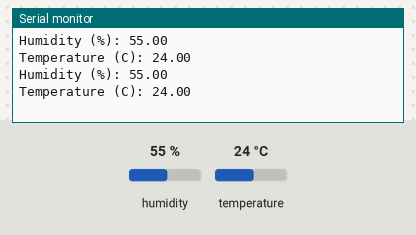
Recording of a sketch running on a simulated Arduino Uno, built with avr-gcc and run on an emulated ATmega328P. On the bench: the last lines printed to the serial monitor. The test bench sets the inputs (shaded band); at power-on: humidity 55 %, temperature 24 °C.

Above: at 4.8 s.
4.9 s: humidity set to 22 %
At 7.5 s:
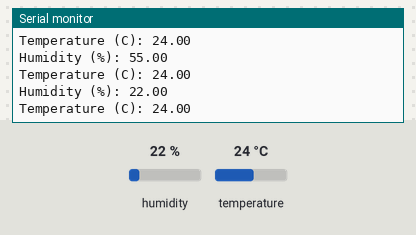
7.9 s: temperature set to 12 °C
At 9.2 s:
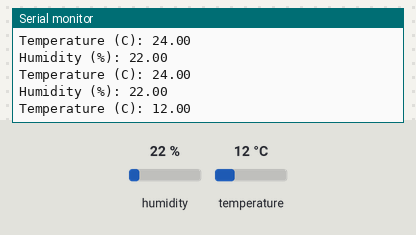
10.9 s: humidity set to 40 %
At 12.7 s:
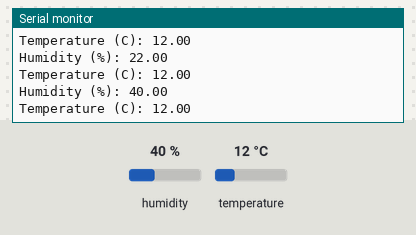
Timing chart, 0 to 14.2 s (numbered marks = the images above; inputs shaded):
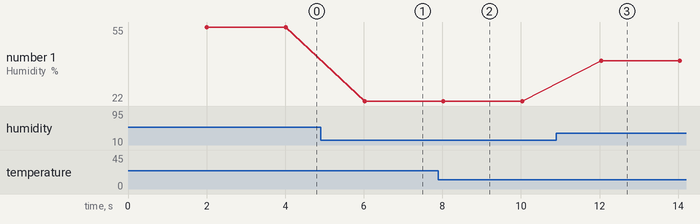

Measured:
- after the input at 4.9 s, the serial monitor: prints a new line after 1.1 s (image 1)
- after the input at 7.9 s, the serial monitor: prints a new line after 0.13 s (image 2)
- after the input at 10.9 s, the serial monitor: prints a new line after 1.1 s (image 3)
- plotted number 1: 55 → 22 after the input at 4.9 s, 22 → 40 after the input at 10.9 s

The sketch:

DHT22_Sensor.ino
```cpp
#include <DHT.h>

// Define the pin where the DHT sensor is connected
#define DHTPIN 2
// Define the type of DHT sensor (DHT22)
#define DHTTYPE DHT22

// Create a DHT object named 'dht' using the defined pin and sensor type
DHT dht(DHTPIN, DHTTYPE);

void setup() {
  // Start communication with the computer via the Serial monitor
  Serial.begin(115200);

  // Initialize the DHT sensor
  dht.begin();
}

void loop() {
  // Wait for a few seconds before taking another measurement
  delay(2000);

  // Read humidity and temperature from the DHT sensor
  float h = dht.readHumidity();
  float t = dht.readTemperature();

  // Check if the sensor readings are valid (not "nan" - Not a Number)
  if (isnan(h) || isnan(t)) {
    // If the readings are not valid, print an error message
    Serial.println("Failed to read from DHT sensor!");
  } else {
    // If the readings are valid, print the humidity and temperature values
    Serial.print("Humidity (%): ");
    Serial.println(h);
    Serial.print("Temperature (C): ");
    Serial.println(t);
  }
}
```
